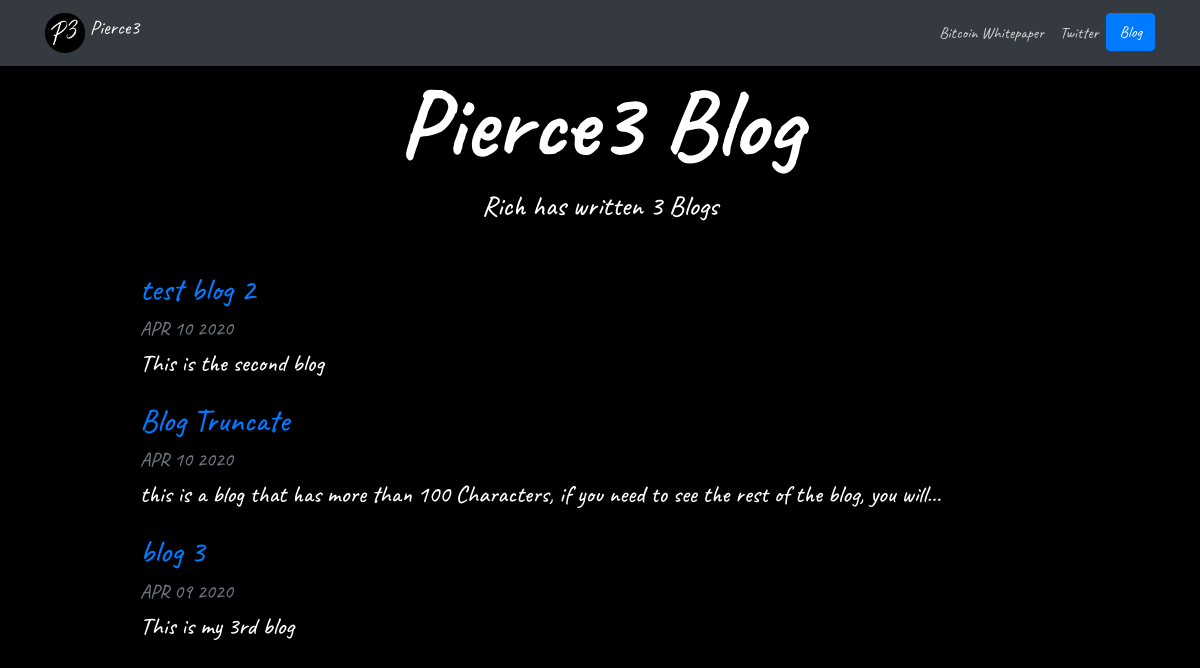
Screenshot of /blog/ with the database file from the repository.
### blog/models.py (models this page shows, shortened)
class blog_Project(models.Model):
    title = models.CharField(max_length=200)
    description = models.TextField()
    date = models.DateField()

### blog/views.py (the view)
def all_blogs(request):
    blog_Projects = blog_Project.objects.order_by('-date')
    return render(request, 'blog/all_blogs.html', {'blog_Projects':blog_Projects})

### blog/templates/blog/all_blogs.html
{% extends "portfolio/base.html" %}
{% load static %}
{% block content %}
<h1 id="blogtitle" class="font-weight-bold text-center">Pierce3 Blog</h1>
<h3 class="text-center mb-5">Rich has written {{ blog_Projects.count }} Blog{{ blog_Projects.count|pluralize }}</h3>
{% for blog_Project in blog_Projects %}
<div class="row justify-content-center my-3">
  <div class="col-md-10">
    <a href="{% url 'blog:detail' blog_Project.id %}">
      <h2>{{ blog_Project.title }}</h2>
    </a>
    <h5 class="text-muted">{{ blog_Project.date|date:'M d Y'|upper }}</h5>
    <h4>{{ blog_Project.description|striptags|truncatechars:100 }}</h4>
  </div>
</div>
{% endfor %}
{% endblock %}

### portfolio/static/portfolio/custom.css (style rules this page uses)
body { font-family: 'Caveat', cursive; background-color: black; color: white; }
#blogtitle { font-size: 6rem; }

### rows the page displays
blog_Project: title "test blog 2", date "APR 10 2020", description "This is the second blog"
blog_Project: title "Blog Truncate", date "APR 10 2020", description "this is a blog that has more than 100 Characters, if you need to see the rest of the blog, you will…"
blog_Project: title "blog 3", date "APR 09 2020", description "This is my 3rd blog"

### other values shown
{{ blog_Projects.count }} "3"
